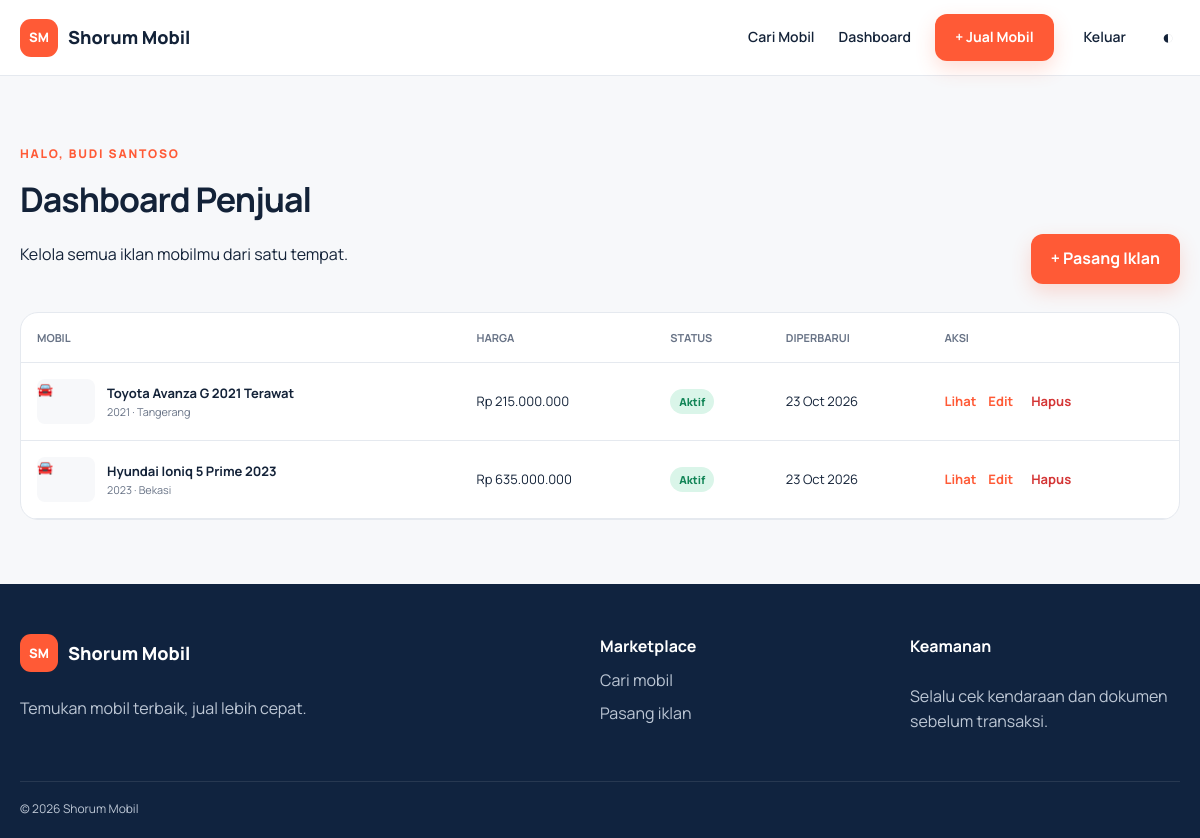
The app's page /dashboard (signed in) with its own data.
### tables this page shows
CREATE TABLE cars (id BIGINT UNSIGNED AUTO_INCREMENT PRIMARY KEY,user_id BIGINT UNSIGNED NOT NULL,title VARCHAR(180) NOT NULL,brand VARCHAR(80) NOT NULL,model VARCHAR(80) NOT NULL,year SMALLINT UNSIGNED NOT NULL,price BIGINT UNSIGNED NOT NULL,mileage INT UNSIGNED NOT NULL DEFAULT 0,transmission ENUM('Manual','Otomatis') NOT NULL,fuel ENUM('Bensin','Diesel','Hybrid','Listrik') NOT NULL,color VARCHAR(50) NOT NULL,city VARCHAR(100) NOT NULL,description TEXT NOT NULL,status ENUM('active','sold') NOT NULL DEFAULT 'active',created_at DATETIME NOT NULL,updated_at DATETIME NOT NULL,CONSTRAINT fk_cars_user FOREIGN KEY(user_id) REFERENCES users(id) ON DELETE CASCADE,INDEX idx_cars_search(status,brand,price,year),INDEX idx_cars_user(user_id));

### app/Core/Controller.php (called while the page is built)
<?php namespace App\Core;
abstract class Controller{protected function view(string $view,array $data=[]):void{extract($data);$content=dirname(__DIR__).'/Views/'.$view.'.php';require dirname(__DIR__).'/Views/layouts/app.php';}protected function auth():array{if(!auth()){flash('error','Silakan masuk terlebih dahulu.');redirect('/login');}return auth();}protected function validateCsrf():void{Csrf::verify($_POST['_token']??null);}}

### app/Controllers/DashboardController.php (called while the page is built)
<?php namespace App\Controllers; use App\Core\Controller; use App\Models\Car;
final class DashboardController extends Controller{public function index():void{$u=$this->auth();$this->view('dashboard/index',['cars'=>Car::byUser((int)$u['id'])]);}}

### public/index.php (called while the page is built, shortened)
<?php
require dirname(__DIR__).'/app/Core/helpers.php';
spl_autoload_register(function(string $class){$prefix='App\\';if(str_starts_with($class,$prefix)){require dirname(__DIR__).'/app/'.str_replace('\\','/',substr($class,strlen($prefix))).'.php';}});
$router=new Router();
$router->get('/',[HomeController::class,'index']);
$router->get('/login',[AuthController::class,'showLogin']); $router->post('/login',[AuthController::class,'login']);
$router->get('/register',[AuthController::class,'showRegister']); $router->post('/register',[AuthController::class,'register']);
$router->post('/logout',[AuthController::class,'logout']);
$router->get('/mobil',[CarController::class,'index']); $router->get('/mobil/tambah',[CarController::class,'create']); $router->post('/mobil/tambah',[CarController::class,'store']);
$router->get('/mobil/{id}',[CarController::class,'show']); $router->get('/mobil/{id}/edit',[CarController::class,'edit']); $router->post('/mobil/{id}/edit',[CarController::class,'update']);
$router->post('/mobil/{id}/hapus',[CarController::class,'destroy']); $router->post('/mobil/{id}/favorit',[CarController::class,'favorite']);
$router->get('/dashboard',[DashboardController::class,'index']);
$router->dispatch($_SERVER['REQUEST_METHOD'],parse_url($_SERVER['REQUEST_URI'],PHP_URL_PATH));

### app/Core/helpers.php (called while the page is built, shortened)
<?php
function env(string $key,mixed $default=null):mixed{return $_ENV[$key]??getenv($key)?:$default;}
function config(string $name):array{static $c=[];return $c[$name]??=$c[$name]=require dirname(__DIR__,2)."/config/$name.php";}
function e(?string $v):string{return htmlspecialchars($v??'',ENT_QUOTES,'UTF-8');}
function url(string $path=''):string{return config('app')['url'].'/'.ltrim($path,'/');}
function auth():?array{return $_SESSION['user']??null;}

### config/database.php (called while the page is built)
<?php
return ['host'=>env('DB_HOST','127.0.0.1'),'port'=>env('DB_PORT','3306'),'dbname'=>env('DB_NAME','shorum_mobil'),'user'=>env('DB_USER','root'),'pass'=>env('DB_PASS','')];

### app/Core/Database.php (called while the page is built, shortened)
<?php namespace App\Core;
final class Database{private static ?PDO $pdo=null;public static function connection():PDO{if(!self::$pdo){$c=config('database');self::$pdo=new PDO("mysql:host={$c['host']};port={$c['port']};dbname={$c['dbname']};charset=utf8mb4",$c['user'],$c['pass'],[PDO::ATTR_ERRMODE=>PDO::ERRMODE_EXCEPTION,PDO::ATTR_DEFAULT_FETCH_MODE=>PDO::FETCH_ASSOC,PDO::ATTR_EMULATE_PREPARES=>false]);}return self::$pdo;}}

### app/Models/Car.php (called while the page is built, shortened)
<?php namespace App\Models;
final class Car{
public static function byUser(int $uid):array{$s=Database::connection()->prepare('SELECT c.*,(SELECT path FROM car_images WHERE car_id=c.id ORDER BY is_primary DESC,id LIMIT 1) image FROM cars c WHERE user_id=? ORDER BY created_at DESC');$s->execute([$uid]);return$s->fetchAll();}
public static function isFavorite(int $car,int $user):bool{$s=Database::connection()->prepare('SELECT 1 FROM favorites WHERE car_id=? AND user_id=?');$s->execute([$car,$user]);return(bool)$s->fetchColumn();}}

### app/Views/dashboard/index.php (the view)
<section class="page container"><div class="page-title row"><div><span class="eyebrow">Halo, <?= e(auth()['name']) ?></span><h1>Dashboard Penjual</h1><p>Kelola semua iklan mobilmu dari satu tempat.</p></div><a class="btn btn-primary" href="<?= url('/mobil/tambah') ?>">+ Pasang Iklan</a></div><?php if($cars): ?><div class="table-card"><table><thead><tr><th>Mobil</th><th>Harga</th><th>Status</th><th>Diperbarui</th><th>Aksi</th></tr></thead><tbody><?php foreach($cars as $car): ?><tr><td><div class="listing"><div class="mini"><?php if($car['image']): ?><img src="<?= url($car['image']) ?>" alt=""><?php else: ?>🚘<?php endif; ?></div><div><strong><?= e($car['title']) ?></strong><small><?= e($car['year'].' · '.$car['city']) ?></small></div></div></td><td>Rp <?= number_format((int)$car['price'],0,',','.') ?></td><td><span class="status-pill <?= $car['status'] ?>"><?= $car['status']==='active'?'Aktif':'Terjual' ?></span></td><td><?= date('d M Y',strtotime($car['updated_at'])) ?></td><td><div class="actions"><a href="<?= url('/mobil/'.$car['id']) ?>">Lihat</a><a href="<?= url('/mobil/'.$car['id'].'/edit') ?>">Edit</a><form method="post" action="<?= url('/mobil/'.$car['id'].'/hapus') ?>" onsubmit="return confirm('Hapus iklan ini?')"><?= csrf_field() ?><button class="danger">Hapus</button></form></div></td></tr><?php endforeach; ?></tbody></table></div><?php else: ?><div class="empty"><div>🚙</div><h2>Belum ada iklan</h2><p>Pasang iklan pertamamu dan mulai temukan pembeli.</p><a class="btn btn-primary" href="<?= url('/mobil/tambah') ?>">Pasang Iklan</a></div><?php endif; ?></section>

### app/Core/Router.php
<?php namespace App\Core;
final class Router{private array $routes=[];public function get(string $p,array $h):void{$this->add('GET',$p,$h);}public function post(string $p,array $h):void{$this->add('POST',$p,$h);}private function add(string $m,string $p,array $h):void{$this->routes[$m][]=[$p,$h];}public function dispatch(string $method,string $uri):void{foreach($this->routes[$method]??[] as [$path,$handler]){$regex='#^'.preg_replace('/\{[^}]+\}/','([^/]+)',$path).'$#';if(preg_match($regex,$uri,$matches)){array_shift($matches);[$class,$action]=$handler;(new $class)->$action(...$matches);return;}}http_response_code(404);$content=dirname(__DIR__).'/Views/errors/404.php';require dirname(__DIR__).'/Views/layouts/app.php';}}

### public/assets/css/app.css (style rules this page uses)
:root { --bg:#f7f8fa;--surface:#fff;--text:#132238;--muted:#687386;--primary:#ff5a36;--primary-dark:#e74422;--navy:#10233f;--line:#e5e9ef;--success:#128557;--danger:#d43636;--shadow:0 12px 36px rgba(16,35,63,.09);--radius:18px }
* { box-sizing:border-box }
html { scroll-behavior:smooth }
body { margin:0;font-family:Manrope,system-ui,sans-serif;background:var(--bg);color:var(--text);line-height:1.6 }
a { color:inherit;text-decoration:none }
button,input,select,textarea { font:inherit }
.container { width:min(1180px,calc(100% - 40px));margin:auto }
.btn { border:0;border-radius:12px;padding:12px 20px;font-weight:700;display:inline-flex;justify-content:center;align-items:center;cursor:pointer;transition:.2s }
.btn-primary { background:var(--primary);color:#fff;box-shadow:0 8px 20px rgba(255,90,54,.2) }
.eyebrow { text-transform:uppercase;letter-spacing:.15em;color:var(--primary);font-size:12px;font-weight:800 }
.section,.page { padding:64px 0 }
.section-head,.page-title.row { display:flex;justify-content:space-between;align-items:end;margin-bottom:28px }
.section h2,.page h1 { font-size:34px;letter-spacing:-.03em;margin:6px 0 }
.description,.detail-card,.form-card,.auth-card,.table-card { background:var(--surface);border:1px solid var(--line);border-radius:var(--radius);padding:28px;margin-top:22px }
.seller strong,.listing div { display:block }
.table-card { overflow-x:auto;padding:0 }
table { width:100%;border-collapse:collapse }
th,td { text-align:left;padding:16px;border-bottom:1px solid var(--line);font-size:13px }
th { color:var(--muted);font-size:11px;text-transform:uppercase }
.listing { display:flex;align-items:center;gap:12px;min-width:240px }
.listing small { display:block;color:var(--muted) }
.mini { width:58px;height:45px;background:var(--bg);border-radius:8px;overflow:hidden;display:grid;place-items:center }
.actions { display:flex;gap:12px;align-items:center }
.actions a { color:var(--primary);font-weight:700 }
.actions form { margin:0 }
.danger { border:0;background:none;color:var(--danger);font-weight:700;cursor:pointer }
.status-pill { padding:5px 9px;border-radius:99px;font-size:11px;font-weight:800 }
.status-pill.active { background:#daf5e9;color:var(--success) }
.page-title { margin-bottom:28px }

### records on screen
cars: title "Toyota Avanza G 2021 Terawat", year+city "2021 · Tangerang", price "215.000.000", status "Aktif", updated_at "23 Oct 2026"
cars: title "Hyundai Ioniq 5 Prime 2023", year+city "2023 · Bekasi", price "635.000.000", status "Aktif", updated_at "23 Oct 2026"
